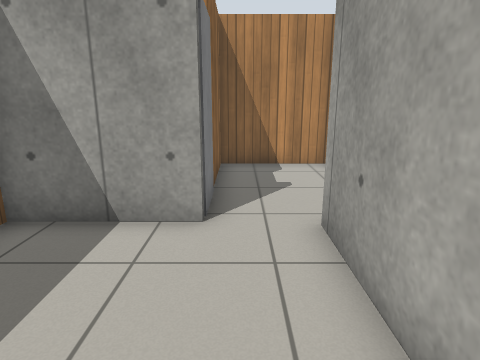
[1] (above)

15 first-person views from a walk through a Gazebo world. The camera is 1.1 m above the floor, tilts 14° down and sees 75° across. The floor is counted in squares, 0.5 m on a side. Each view is taken from the middle of a square. On the plan, view 1 faces up. The plan holds only what a view shows up to about 18 squares ahead; the rest is blank. Gazebo's built-in surfaces are drawn with simple patterns.

[2]
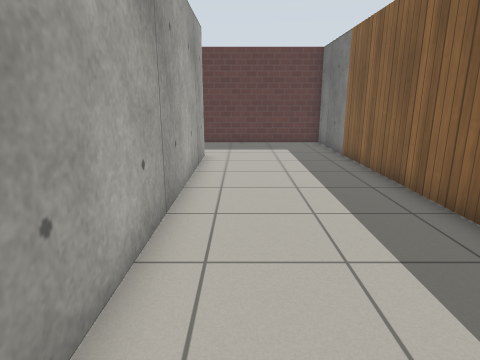

[3]
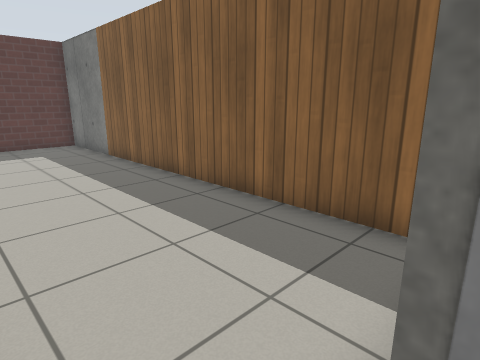

[4]
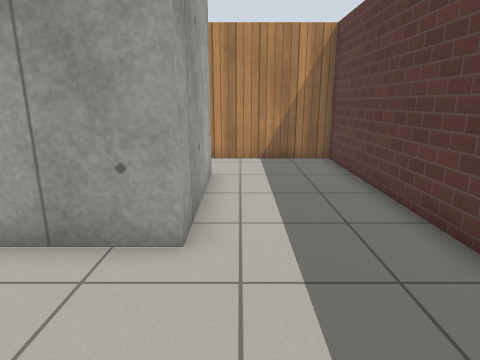

[5]
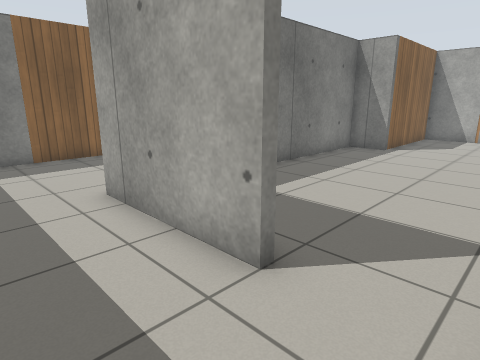

[6]
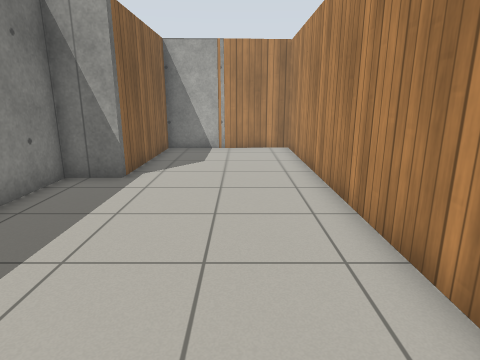

[7]
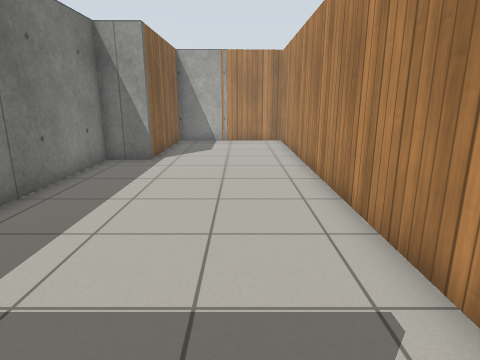

[8]
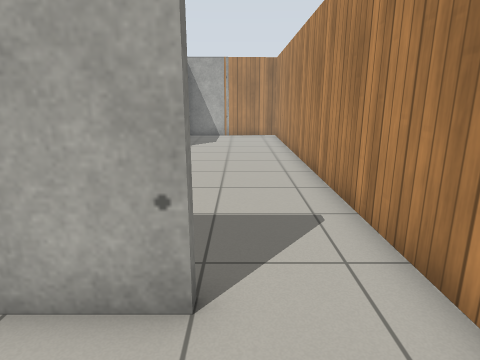

[9]
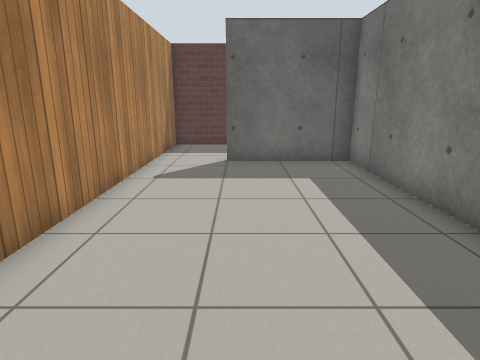

[10]
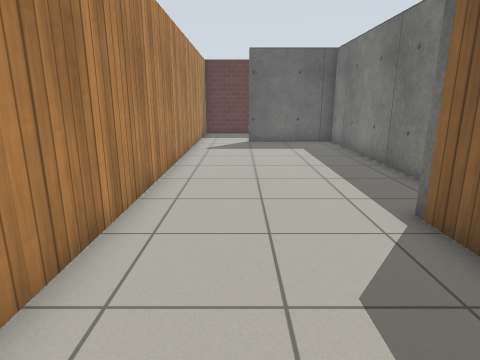

[11]
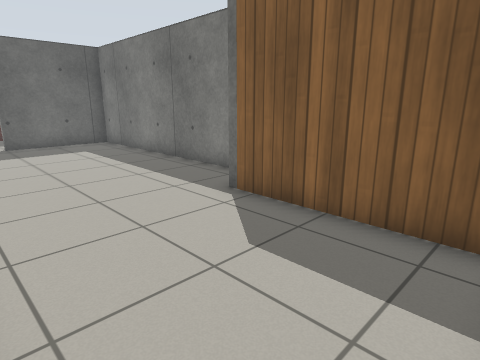

[12]
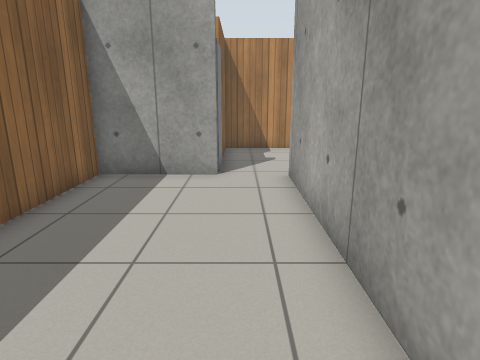

[13]
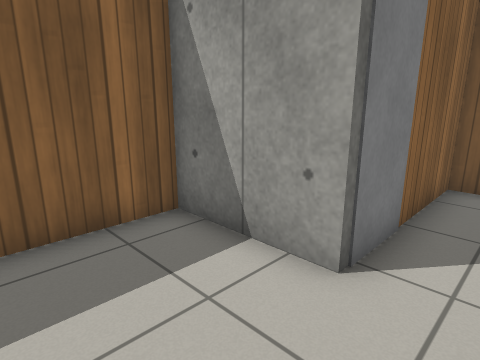

[14]
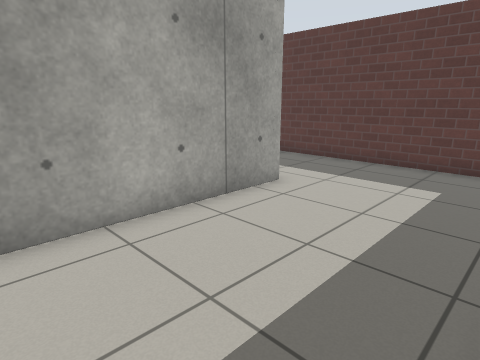

[15]
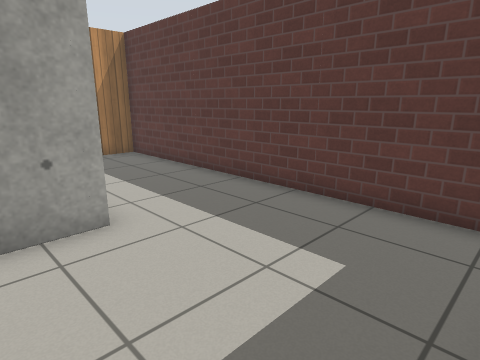

### Floor plan
Ten units are one square. View 1 is at (0, 0); x grows to the right and y downward. Boxes are objects, and circles mark ways between rooms. Rooms are numbered by the first view taken in them; rooms with no view inside come last. Other rooms are left out.
<svg viewBox="-49 -121 149 242">
<path fill="none" stroke="#000" d="M65 71 15 71 15 -55M-6 -55 -44 -55 -44 116 94 116 94 76M33 -113 -7 -113 -7 -78M95 -113 35 -113 35 -51 18 -51 18 68 65 68M94 76 94 -116"/>
<rect x="-15" y="-75" width="10" height="10" fill="#bbb"><title>door leaf</title></rect>
<circle cx="5" cy="-60" r="3" fill="#2a7"/>
<circle cx="80" cy="70" r="3" fill="#2a7"/>
<text x="0" y="50">1</text>
<text x="10" y="-80">2</text>
<text x="60" y="-20">3</text>
</svg>
Room 1 opens to room 2. Room 1 opens to room 3.

Where each view was taken, in squares from view 1:
view 1: 0 up, 0 right, facing up
view 2: 6 up, 0 right, facing down
view 3: 6 up, 1 right, facing down-left
view 4: 8 down, 3 left, facing right
view 5: 10 down, 9 right, facing up-left
view 6: 4 down, 7 right, facing up
view 7: 7 down, 7 right, facing up
view 8: 10 down, 7 right, facing up
view 9: 5 up, 6 right, facing down
view 10: 11 up, 7 right, facing down
view 11: 11 up, 9 right, facing down-left
view 12: 4 down, 0 right, facing up
view 13: 2 up, 1 right, facing up-left
view 14: 0 up, 4 left, facing down-right
view 15: 5 down, 4 left, facing down-right
